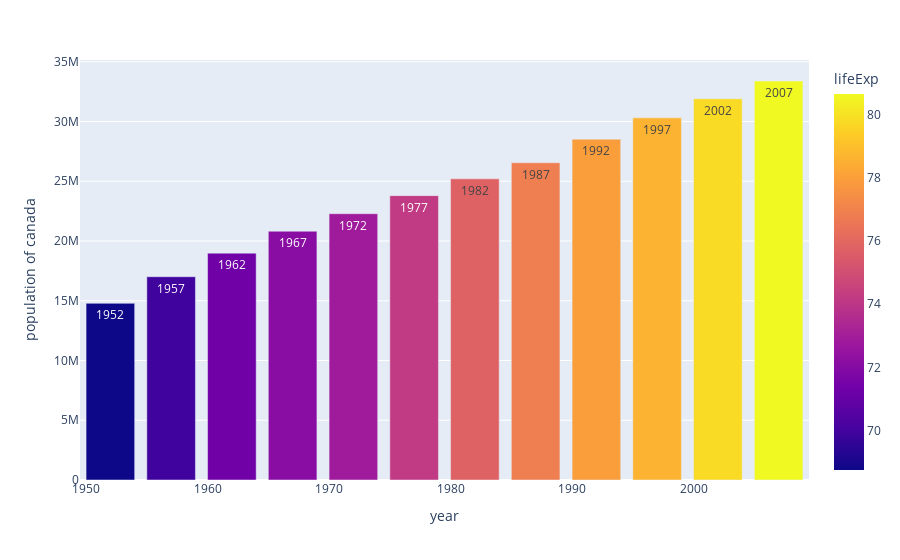

This figure's notebook cell:
### Code cell
px.bar(datac, x='year', y='pop', hover_data=['lifeExp','gdpPercap'], labels={'pop': 'population of canada'}, height=400, text='year', color='lifeExp')

### Figure 1 — Plotly figure (JSON) as saved in the notebook; plotly's stock layout.template omitted (floating-point values rounded to 4 significant figures)
{"data": [{"alignmentgroup": "True", "customdata": [[68.75, 11370.0], [69.96, 12490.0], [71.3, 13460.0], [72.13, 16080.0], [72.88, 18970.0], [74.21, 22090.0], [75.76, 22900.0], [76.86, 26630.0], [77.95, 26340.0], [78.61, 28950.0], [79.77, 33330.0], [80.65, 36320.0]], "hovertemplate": "year=%{text}<br>population of canada=%{y}<br>lifeExp=%{marker.color}<br>gdpPercap=%{customdata[1]}<extra></extra>", "legendgroup": "", "marker": {"color": [68.75, 69.96, 71.3, 72.13, 72.88, 74.21, 75.76, 76.86, 77.95, 78.61, 79.77, 80.65], "coloraxis": "coloraxis", "pattern": {"shape": ""}}, "name": "", "offsetgroup": "", "orientation": "v", "showlegend": false, "text": [1952, 1957, 1962, 1967, 1972, 1977, 1982, 1987, 1992, 1997, 2002, 2007], "textposition": "auto", "type": "bar", "x": [1952, 1957, 1962, 1967, 1972, 1977, 1982, 1987, 1992, 1997, 2002, 2007], "xaxis": "x", "y": [14785584, 17010154, 18985849, 20819767, 22284500, 23796400, 25201900, 26549700, 28523502, 30305843, 31902268, 33390141], "yaxis": "y"}], "layout": {"autosize": true, "barmode": "relative", "coloraxis": {"colorbar": {"title": {"text": "lifeExp"}}, "colorscale": [[0, "#0d0887"], [0.1111, "#46039f"], [0.2222, "#7201a8"], [0.3333, "#9c179e"], [0.4444, "#bd3786"], [0.5556, "#d8576b"], [0.6667, "#ed7953"], [0.7778, "#fb9f3a"], [0.8889, "#fdca26"], [1, "#f0f921"]]}, "legend": {"tracegroupgap": 0}, "margin": {"t": 60}, "xaxis": {"anchor": "y", "autorange": true, "domain": [0, 1], "range": [1950.0, 2010.0], "title": {"text": "year"}, "type": "linear"}, "yaxis": {"anchor": "x", "autorange": true, "domain": [0, 1], "range": [0, 35150000.0], "title": {"text": "population of canada"}, "type": "linear"}}}
